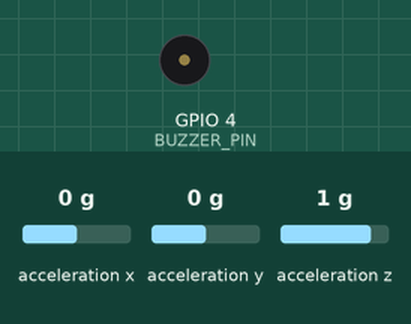
The sketch below on a simulated ESP32-S3. On the bench: buzzer (waves = sounding, pin HIGH). Wiring (inferred from the names in the program): MPU-9250 motion sensor at I2C address 0x68. Inputs (shaded band) come from the test bench; at power-on: acceleration x 0 g, acceleration y 0 g, acceleration z 1 g. What the sketch prints to the serial monitor is not drawn.

Above: at 0.1 s.
Timing chart, 0 to 1.6 s (numbered marks = the images above):
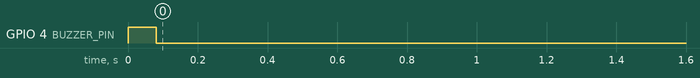

The sketch:

vibration_collector.ino
```cpp
#include <Wire.h>
#include <math.h>

// --- Pin Definitions ---
#define SDA_PIN        8
#define SCL_PIN        9
#define BUZZER_PIN     4

// Built-in WS2812 RGB LED (Usually GPIO 48 on ESP32-S3 DevKit)
#ifdef RGB_BUILTIN
  #define RGB_PIN RGB_BUILTIN
#else
  #define RGB_PIN 48
#endif

// --- MPU9250 / MPU6050 Registers ---
#define MPU_ADDR       0x68
#define PWR_MGMT_1     0x6B
#define ACCEL_XOUT_H   0x3B

// --- Sampling Configuration ---
#define FS             100         // 100 Hz
#define WINDOW_SIZE    100         // 100 samples = 1000 ms window
#define SAMPLE_DELAY   10          // 10 ms interval

float ax_buf[WINDOW_SIZE];
float ay_buf[WINDOW_SIZE];
float az_buf[WINDOW_SIZE];
float amag_buf[WINDOW_SIZE];

void setRGB(uint8_t r, uint8_t g, uint8_t b) {
  #if defined(neopixelWrite)
    neopixelWrite(RGB_PIN, r, g, b);
  #elif defined(rgbLedWrite)
    rgbLedWrite(RGB_PIN, r, g, b);
  #endif
}

void beep(int ms) {
  digitalWrite(BUZZER_PIN, HIGH);
  delay(ms);
  digitalWrite(BUZZER_PIN, LOW);
}

void setup() {
  Serial.begin(115200);
  while (!Serial && millis() < 3000);

  pinMode(BUZZER_PIN, OUTPUT);
  digitalWrite(BUZZER_PIN, LOW);

  setRGB(0, 0, 30); // Blue: Booting

  Wire.begin(SDA_PIN, SCL_PIN, 400000);

  // Wake up MPU9250
  Wire.beginTransmission(MPU_ADDR);
  Wire.write(PWR_MGMT_1);
  Wire.write(0x00);
  if (Wire.endTransmission() != 0) {
    Serial.println("ERR: MPU connection failed!");
    setRGB(50, 0, 0); // Solid Red on error
    while (1) delay(100);
  }

  // Ready signal
  setRGB(0, 50, 0); // Green
  beep(80);
  delay(300);
  setRGB(0, 0, 0);

  Serial.println("READY_FOR_ACQUISITION");
}

void loop() {
  unsigned long window_timestamp = millis();

  // 1. Collect 100 samples over exactly 1 second (100 Hz)
  for (int i = 0; i < WINDOW_SIZE; i++) {
    unsigned long sample_start = millis();

    Wire.beginTransmission(MPU_ADDR);
    Wire.write(ACCEL_XOUT_H);
    Wire.endTransmission(false);
    Wire.requestFrom(MPU_ADDR, 6, true);

    if (Wire.available() >= 6) {
      int16_t raw_x = (Wire.read() << 8) | Wire.read();
      int16_t raw_y = (Wire.read() << 8) | Wire.read();
      int16_t raw_z = (Wire.read() << 8) | Wire.read();

      // Convert to 'g' (±2g scale -> 16384 LSB/g)
      ax_buf[i] = (float)raw_x / 16384.0f;
      ay_buf[i] = (float)raw_y / 16384.0f;
      az_buf[i] = (float)raw_z / 16384.0f;
      amag_buf[i] = sqrtf(ax_buf[i]*ax_buf[i] + ay_buf[i]*ay_buf[i] + az_buf[i]*az_buf[i]);
    }

    while (millis() - sample_start < SAMPLE_DELAY);
  }

  // 2. Feature Extraction
  float sum_sq_x = 0, sum_sq_y = 0, sum_sq_z = 0, sum_sq_mag = 0;
  float peak_acc = 0.0f;
  float mean_mag = 0.0f;

  for (int i = 0; i < WINDOW_SIZE; i++) {
    sum_sq_x += ax_buf[i] * ax_buf[i];
    sum_sq_y += ay_buf[i] * ay_buf[i];
    sum_sq_z += az_buf[i] * az_buf[i];
    sum_sq_mag += amag_buf[i] * amag_buf[i];
    mean_mag += amag_buf[i];

    if (amag_buf[i] > peak_acc) {
      peak_acc = amag_buf[i];
    }
  }

  mean_mag /= WINDOW_SIZE;
  float rms_x = sqrtf(sum_sq_x / WINDOW_SIZE);
  float rms_y = sqrtf(sum_sq_y / WINDOW_SIZE);
  float rms_z = sqrtf(sum_sq_z / WINDOW_SIZE);
  float energie = sum_sq_mag / WINDOW_SIZE;

  // 3. Dominant Frequency via Zero-Crossing Rate (ZCR)
  int zero_crossings = 0;
  for (int i = 1; i < WINDOW_SIZE; i++) {
    float prev = amag_buf[i - 1] - mean_mag;
    float curr = amag_buf[i] - mean_mag;
    if ((prev < 0.0f && curr >= 0.0f) || (prev > 0.0f && curr <= 0.0f)) {
      zero_crossings++;
    }
  }

  // Guard against negative numbers: strictly positive physical frequency
  float frequence_dominante = (float)zero_crossings / 2.0f;
  if (frequence_dominante < 0.0f) {
    frequence_dominante = fabsf(frequence_dominante);
  }

  // 4. Output: timestamp + 6 features (comma-separated)
  Serial.print(window_timestamp);
  Serial.print(",");
  Serial.print(rms_x, 4);
  Serial.print(",");
  Serial.print(rms_y, 4);
  Serial.print(",");
  Serial.print(rms_z, 4);
  Serial.print(",");
  Serial.print(peak_acc, 4);
  Serial.print(",");
  Serial.print(frequence_dominante, 2);
  Serial.print(",");
  Serial.println(energie, 4);

  // Visual blink for output
  setRGB(15, 15, 15);
  delay(20);
  setRGB(0, 0, 0);
}
```
